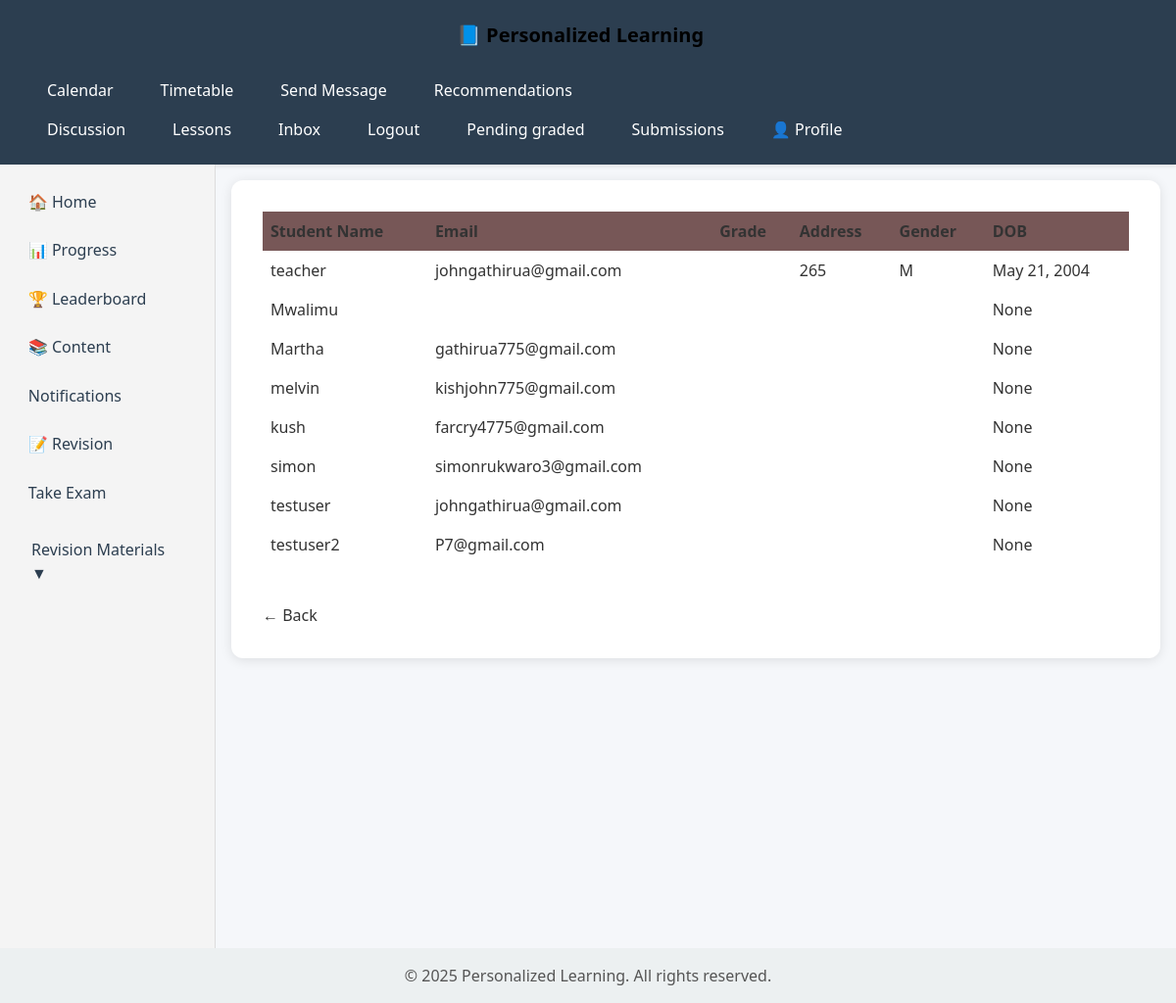
Page /users/students/ (signed in) on the committed database.
### users/models.py (models this page shows, shortened)
class Profile(models.Model):
    GENDER_CHOICES = [
        ('M', 'Male'),
        ('F', 'Female'),
        ('O', 'Other'),
    ]
    ROLE_CHOICES = [
        ('student', 'Student'),
        ('teacher', 'Teacher'),
        ('admin', 'Admin'),
    ]
    user = models.OneToOneField(User, on_delete=models.CASCADE, related_name='users_profile',null=True)
    full_name = models.CharField(max_length=150, blank=True)
    grade = models.CharField(max_length=50, blank=True)
    school = models.CharField(max_length=100, blank=True)
    address = models.CharField(max_length=255, blank=True)
    gender = models.CharField(max_length=1, choices=GENDER_CHOICES, blank=True)
    dob = models.DateField(verbose_name="Date of Birth", null=True, blank=True)
    role = models.CharField(max_length=10, choices=ROLE_CHOICES, default='teacher')

### users/views.py (the view)
# urls.py: path('students/', views.student_list_view, name='student_list'),
@login_required
def student_list_view(request):
    students = Profile.objects.select_related('user').all()
    return render(request, 'ai_engine/students_list.html', {'students': students})

### ai_engine/templates/ai_engine/students_list.html (shortened to what this page needs)
{%extends 'content/base.html'%}
{%block content%}
<table border="1" cellpadding="8" cellspacing="0" style="width: 100%; border-collapse: collapse; margin-bottom: 20px;">
    <thead>
      <tr style="background-color: #775757;">
        <th>Student Name</th>
        <th>Email</th>
        <th>Grade</th>
        <th>Address</th>
        <th>Gender</th>
        <th>DOB</th>
      </tr>
    </thead>
    <tbody>
      {% for student in students %}
      <tr>
        <td>
          {% if student.user and student.user.id %}
    <a href="{% url 'user-profile' student.user.id %}">{{ student.user.get_full_name|default:student.user.username }}</a>
  {% else %}
    No user info
  {% endif %}
        </td>
        <td>{{ student.user.email }}</td>
        <td>{{ profile.grade}}</td>
        <td>{{ student.address}}</td>
        <td>{{ student.gender}}</td>
        <td>{{ student.dob}}</td>
      </tr>
      {% empty %}
      <tr>
        <td colspan="4">No students found.</td>
      </tr>
      {% endfor %}
    </tbody>
  </table>
  <button type="button" onclick="window.history.back();" style="margin-top: 20px;">
    ← Back
  </button>
  {%endblock%}

### content/templates/content/base.html (style rules this page uses)
body { margin: 0; font-family: 'Segoe UI', Tahoma, Geneva, Verdana, sans-serif; background-color: #f5f7fa; color: #333; display: flex; flex-direction: column; min-height: 100vh; }

### rows in the picture
Profile: user.get_full_name "teacher", user.email "johngathirua@gmail.com", address "265", gender "M", dob "May 21, 2004"
Profile: user.get_full_name "Mwalimu", dob "None"
Profile: user.get_full_name "Martha", user.email "gathirua775@gmail.com", dob "None"
Profile: user.get_full_name "melvin", user.email "kishjohn775@gmail.com", dob "None"
Profile: user.get_full_name "kush", user.email "farcry4775@gmail.com", dob "None"
Profile: user.get_full_name "simon", user.email "simonrukwaro3@gmail.com", dob "None"
Profile: user.get_full_name "testuser", user.email "johngathirua@gmail.com", dob "None"
Profile: user.get_full_name "testuser2", user.email "P7@gmail.com", dob "None"
